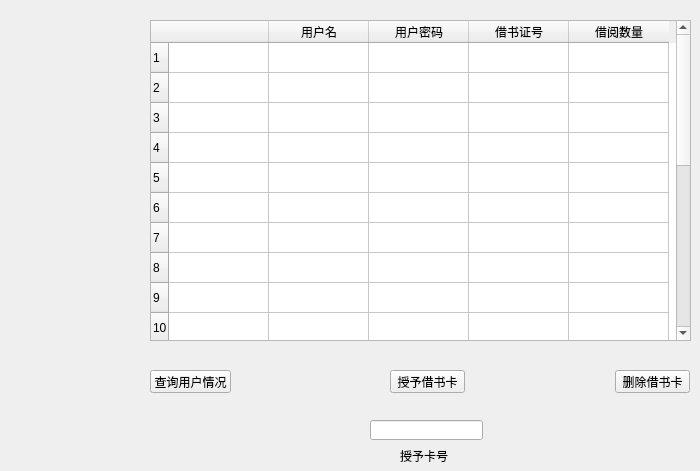
    <widget class="QWidget" name="tab_2">
     <attribute name="title">
      <string>管理员/用户管理</string>
     </attribute>
     <widget class="QPushButton" name="manager_check">
      <property name="geometry">
       <rect>
        <x>150</x>
        <y>370</y>
        <width>81</width>
        <height>23</height>
       </rect>
      </property>
      <property name="text">
       <string>查询用户情况</string>
      </property>
     </widget>
     <widget class="QTableWidget" name="manager_check_table">
      <property name="geometry">
       <rect>
        <x>150</x>
        <y>20</y>
        <width>541</width>
        <height>321</height>
       </rect>
      </property>
      <row>
       <property name="text">
        <string>1</string>
       </property>
      </row>
      <row>
       <property name="text">
        <string>2</string>
       </property>
      </row>
      <row>
       <property name="text">
        <string>3</string>
       </property>
      </row>
      <row>
       <property name="text">
        <string>4</string>
       </property>
      </row>
      <row>
       <property name="text">
        <string>5</string>
       </property>
      </row>
      <row>
       <property name="text">
        <string>6</string>
       </property>
      </row>
      <row>
       <property name="text">
        <string>7</string>
       </property>
      </row>
      <row>
       <property name="text">
        <string>8</string>
       </property>
      </row>
      <row>
       <property name="text">
        <string>9</string>
       </property>
      </row>
      <row>
       <property name="text">
        <string>10</string>
       </property>
      </row>
      <row>
       <property name="text">
        <string>11</string>
       </property>
      </row>
      <row>
       <property name="text">
        <string>12</string>
       </property>
      </row>
      <row>
       <property name="text">
        <string>13</string>
       </property>
      </row>
      <row>
       <property name="text">
        <string>14</string>
       </property>
      </row>
      <row>
       <property name="text">
        <string>15</string>
       </property>
      </row>
      <row>
       <property name="text">
        <string>16</string>
       </property>
      </row>
      <row>
       <property name="text">
        <string>17</string>
       </property>
      </row>
      <row>
       <property name="text">
        <string>18</string>
       </property>
      </row>
      <row>
       <property name="text">
        <string>19</string>
       </property>
      </row>
      <row>
       <property name="text">
        <string>20</string>
       </property>
      </row>
      <column>
       <property name="text">
        <string/>
       </property>
      </column>
      <column>
       <property name="text">
        <string>用户名</string>
       </property>
      </column>
      <column>
       <property name="text">
        <string>用户密码</string>
       </property>
      </column>
      <column>
       <property name="text">
        <string>借书证号</string>
       </property>
      </column>
      <column>
       <property name="text">
        <string>借阅数量</string>
       </property>
      </column>
      <item row="0" column="0">
       <property name="text">
        <string/>
       </property>
       <property name="checkState">
        <enum>Unchecked</enum>
       </property>
      </item>
      <item row="0" column="4">
       <property name="text">
        <string/>
       </property>
       <property name="font">
        <font>
         <weight>50</weight>
         <bold>false</bold>
        </font>
       </property>
      </item>
      <item row="1" column="0">
       <property name="text">
        <string/>
       </property>
       <property name="checkState">
        <enum>Unchecked</enum>
       </property>
      </item>
      <item row="2" column="0">
       <property name="text">
        <string/>
       </property>
       <property name="checkState">
        <enum>Unchecked</enum>
       </property>
      </item>
      <item row="3" column="0">
       <property name="text">
        <string/>
       </property>
       <property name="checkState">
        <enum>Unchecked</enum>
       </property>
      </item>
      <item row="4" column="0">
       <property name="text">
        <string/>
       </property>
       <property name="checkState">
        <enum>Unchecked</enum>
       </property>
      </item>
      <item row="5" column="0">
       <property name="text">
        <string/>
       </property>
       <property name="checkState">
        <enum>Unchecked</enum>
       </property>
      </item>
      <item row="6" column="0">
       <property name="text">
        <string/>
       </property>
       <property name="checkState">
        <enum>Unchecked</enum>
       </property>
      </item>
      <item row="7" column="0">
       <property name="text">
        <string/>
       </property>
       <property name="checkState">
        <enum>Unchecked</enum>
       </property>
      </item>
      <item row="8" column="0">
       <property name="text">
        <string/>
       </property>
       <property name="checkState">
        <enum>Unchecked</enum>
       </property>
      </item>
      <item row="9" column="0">
       <property name="text">
        <string/>
       </property>
       <property name="checkState">
        <enum>Unchecked</enum>
       </property>
      </item>
      <item row="10" column="0">
       <property name="text">
        <string/>
       </property>
       <property name="checkState">
        <enum>Unchecked</enum>
       </property>
      </item>
      <item row="11" column="0">
       <property name="text">
        <string/>
       </property>
       <property name="checkState">
        <enum>Unchecked</enum>
       </property>
      </item>
      <item row="12" column="0">
       <property name="checkState">
        <enum>Unchecked</enum>
       </property>
      </item>
      <item row="13" column="0">
       <property name="checkState">
        <enum>Unchecked</enum>
       </property>
      </item>
      <item row="14" column="0">
       <property name="checkState">
        <enum>Unchecked</enum>
       </property>
      </item>
      <item row="15" column="0">
       <property name="checkState">
        <enum>Unchecked</enum>
       </property>
      </item>
      <item row="16" column="0">
       <property name="checkState">
        <enum>Unchecked</enum>
       </property>
      </item>
      <item row="17" column="0">
       <property name="checkState">
        <enum>Unchecked</enum>
       </property>
      </item>
      <item row="18" column="0">
       <property name="checkState">
        <enum>Unchecked</enum>
       </property>
      </item>
      <item row="19" column="0">
       <property name="checkState">
        <enum>Unchecked</enum>
       </property>
      </item>
     </widget>
     <widget class="QPushButton" name="give_card_id_button">
      <property name="geometry">
       <rect>
        <x>390</x>
        <y>370</y>
        <width>75</width>
        <height>23</height>
       </rect>
      </property>
      <property name="text">
       <string>授予借书卡</string>
      </property>
     </widget>
     <widget class="QPushButton" name="delete_card">
      <property name="geometry">
       <rect>
        <x>615</x>
        <y>370</y>
        <width>75</width>
        <height>23</height>
       </rect>
      </property>
      <property name="text">
       <string>删除借书卡</string>
      </property>
     </widget>
     <widget class="QLineEdit" name="give_cardid_line">
      <property name="geometry">
       <rect>
        <x>370</x>
        <y>420</y>
        <width>113</width>
        <height>20</height>
       </rect>
      </property>
     </widget>
     <widget class="QLabel" name="label_10">
      <property name="geometry">
       <rect>
        <x>400</x>
        <y>450</y>
        <width>54</width>
        <height>12</height>
       </rect>
      </property>
      <property name="text">
       <string>授予卡号</string>
      </property>
     </widget>
    </widget>
